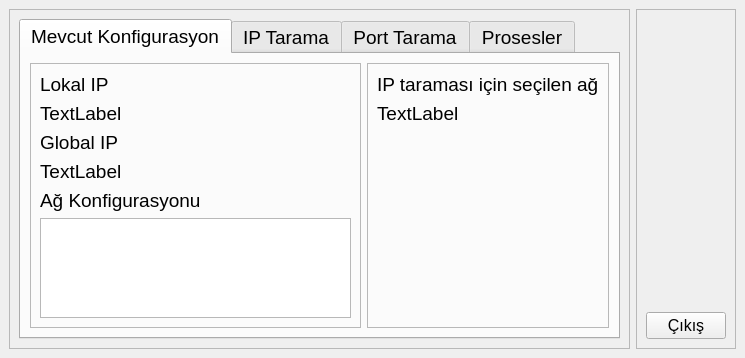
<?xml version="1.0" encoding="UTF-8"?>
<ui version="4.0">
 <class>MainWindow</class>
 <widget class="QMainWindow" name="MainWindow">
  <property name="geometry">
   <rect>
    <x>0</x>
    <y>0</y>
    <width>745</width>
    <height>358</height>
   </rect>
  </property>
  <property name="windowTitle">
   <string>MainWindow</string>
  </property>
  <widget class="QWidget" name="centralwidget">
   <layout class="QHBoxLayout" name="horizontalLayout">
    <item>
     <widget class="QFrame" name="frame">
      <property name="frameShape">
       <enum>QFrame::StyledPanel</enum>
      </property>
      <property name="frameShadow">
       <enum>QFrame::Raised</enum>
      </property>
      <layout class="QHBoxLayout" name="horizontalLayout_2">
       <item>
        <widget class="QTabWidget" name="tabWidget">
         <property name="font">
          <font>
           <pointsize>14</pointsize>
          </font>
         </property>
         <property name="currentIndex">
          <number>0</number>
         </property>
         <widget class="QWidget" name="tab">
          <attribute name="title">
           <string>Mevcut Konfigurasyon</string>
          </attribute>
          <layout class="QHBoxLayout" name="horizontalLayout_3">
           <item>
            <widget class="QFrame" name="frame_3">
             <property name="frameShape">
              <enum>QFrame::StyledPanel</enum>
             </property>
             <property name="frameShadow">
              <enum>QFrame::Raised</enum>
             </property>
             <layout class="QVBoxLayout" name="verticalLayout_2">
              <item>
               <widget class="QLabel" name="label">
                <property name="text">
                 <string>Lokal IP</string>
                </property>
               </widget>
              </item>
              <item>
               <widget class="QLabel" name="label_lokal_ip">
                <property name="text">
                 <string>TextLabel</string>
                </property>
               </widget>
              </item>
              <item>
               <widget class="QLabel" name="label_3">
                <property name="text">
                 <string>Global IP</string>
                </property>
               </widget>
              </item>
              <item>
               <widget class="QLabel" name="label_global_ip">
                <property name="text">
                 <string>TextLabel</string>
                </property>
               </widget>
              </item>
              <item>
               <widget class="QLabel" name="label_5">
                <property name="text">
                 <string>Ağ Konfigurasyonu</string>
                </property>
               </widget>
              </item>
              <item>
               <widget class="QListWidget" name="listWidget_network"/>
              </item>
             </layout>
            </widget>
           </item>
           <item>
            <widget class="QFrame" name="frame_4">
             <property name="frameShape">
              <enum>QFrame::StyledPanel</enum>
             </property>
             <property name="frameShadow">
              <enum>QFrame::Raised</enum>
             </property>
             <layout class="QVBoxLayout" name="verticalLayout_3">
              <item>
               <widget class="QLabel" name="label_6">
                <property name="text">
                 <string>IP taraması için seçilen ağ</string>
                </property>
               </widget>
              </item>
              <item>
               <widget class="QLabel" name="label_secilen_network">
                <property name="text">
                 <string>TextLabel</string>
                </property>
               </widget>
              </item>
              <item>
               <spacer name="verticalSpacer_2">
                <property name="orientation">
                 <enum>Qt::Vertical</enum>
                </property>
                <property name="sizeHint" stdset="0">
                 <size>
                  <width>20</width>
                  <height>40</height>
                 </size>
                </property>
               </spacer>
              </item>
             </layout>
            </widget>
           </item>
          </layout>
         </widget>
         <widget class="QWidget" name="tab_2">
          <attribute name="title">
           <string>IP Tarama</string>
          </attribute>
          <layout class="QHBoxLayout" name="horizontalLayout_4">
           <item>
            <widget class="QFrame" name="frame_5">
             <property name="frameShape">
              <enum>QFrame::StyledPanel</enum>
             </property>
             <property name="frameShadow">
              <enum>QFrame::Raised</enum>
             </property>
             <layout class="QVBoxLayout" name="verticalLayout_4">
              <item>
               <widget class="QLabel" name="label_2">
                <property name="text">
                 <string>Taranan IP</string>
                </property>
               </widget>
              </item>
              <item>
               <widget class="QLabel" name="label_taranan_IP">
                <property name="text">
                 <string>TextLabel</string>
                </property>
               </widget>
              </item>
              <item>
               <widget class="Line" name="line">
                <property name="orientation">
                 <enum>Qt::Horizontal</enum>
                </property>
               </widget>
              </item>
              <item>
               <widget class="QProgressBar" name="progressBar_ip">
                <property name="value">
                 <number>0</number>
                </property>
               </widget>
              </item>
              <item>
               <widget class="Line" name="line_2">
                <property name="orientation">
                 <enum>Qt::Horizontal</enum>
                </property>
               </widget>
              </item>
              <item>
               <widget class="QPushButton" name="pushButton_ping">
                <property name="text">
                 <string>Ping Taraması</string>
                </property>
               </widget>
              </item>
              <item>
               <widget class="QPushButton" name="pushButton_arp">
                <property name="text">
                 <string>ARP Taraması</string>
                </property>
               </widget>
              </item>
              <item>
               <spacer name="verticalSpacer_3">
                <property name="orientation">
                 <enum>Qt::Vertical</enum>
                </property>
                <property name="sizeHint" stdset="0">
                 <size>
                  <width>20</width>
                  <height>40</height>
                 </size>
                </property>
               </spacer>
              </item>
             </layout>
            </widget>
           </item>
           <item>
            <widget class="QFrame" name="frame_6">
             <property name="frameShape">
              <enum>QFrame::StyledPanel</enum>
             </property>
             <property name="frameShadow">
              <enum>QFrame::Raised</enum>
             </property>
             <layout class="QHBoxLayout" name="horizontalLayout_5">
              <item>
               <widget class="QListWidget" name="listWidget_ip"/>
              </item>
             </layout>
            </widget>
           </item>
          </layout>
         </widget>
         <widget class="QWidget" name="tab_3">
          <attribute name="title">
           <string>Port Tarama</string>
          </attribute>
          <layout class="QHBoxLayout" name="horizontalLayout_6">
           <item>
            <widget class="QFrame" name="frame_7">
             <property name="frameShape">
              <enum>QFrame::StyledPanel</enum>
             </property>
             <property name="frameShadow">
              <enum>QFrame::Raised</enum>
             </property>
             <layout class="QVBoxLayout" name="verticalLayout_5">
              <item>
               <widget class="QLabel" name="label_7">
                <property name="text">
                 <string>Taranacak IP</string>
                </property>
               </widget>
              </item>
              <item>
               <widget class="QLabel" name="label_taranacak_IP">
                <property name="text">
                 <string>TextLabel</string>
                </property>
               </widget>
              </item>
              <item>
               <widget class="QLabel" name="label_4">
                <property name="text">
                 <string>Taranan Port</string>
                </property>
               </widget>
              </item>
              <item>
               <widget class="QLabel" name="label_taranan_Port">
                <property name="text">
                 <string>TextLabel</string>
                </property>
               </widget>
              </item>
              <item>
               <widget class="Line" name="line_3">
                <property name="orientation">
                 <enum>Qt::Horizontal</enum>
                </property>
               </widget>
              </item>
              <item>
               <widget class="QProgressBar" name="progressBar_port">
                <property name="value">
                 <number>24</number>
                </property>
               </widget>
              </item>
              <item>
               <widget class="Line" name="line_4">
                <property name="orientation">
                 <enum>Qt::Horizontal</enum>
                </property>
               </widget>
              </item>
              <item>
               <layout class="QHBoxLayout" name="horizontalLayout_8">
                <item>
                 <widget class="QSpinBox" name="spinBox_a">
                  <property name="minimum">
                   <number>1</number>
                  </property>
                  <property name="maximum">
                   <number>65535</number>
                  </property>
                 </widget>
                </item>
                <item>
                 <widget class="QSpinBox" name="spinBox_b">
                  <property name="minimum">
                   <number>2</number>
                  </property>
                  <property name="maximum">
                   <number>65535</number>
                  </property>
                 </widget>
                </item>
               </layout>
              </item>
              <item>
               <widget class="QPushButton" name="pushButton_port">
                <property name="text">
                 <string>Port Taraması</string>
                </property>
               </widget>
              </item>
              <item>
               <spacer name="verticalSpacer_4">
                <property name="orientation">
                 <enum>Qt::Vertical</enum>
                </property>
                <property name="sizeHint" stdset="0">
                 <size>
                  <width>20</width>
                  <height>40</height>
                 </size>
                </property>
               </spacer>
              </item>
             </layout>
            </widget>
           </item>
           <item>
            <widget class="QFrame" name="frame_8">
             <property name="frameShape">
              <enum>QFrame::StyledPanel</enum>
             </property>
             <property name="frameShadow">
              <enum>QFrame::Raised</enum>
             </property>
             <layout class="QHBoxLayout" name="horizontalLayout_7">
              <item>
               <widget class="QListWidget" name="listWidget_acik_port"/>
              </item>
             </layout>
            </widget>
           </item>
          </layout>
         </widget>
         <widget class="QWidget" name="tab_4">
          <attribute name="title">
           <string>Prosesler</string>
          </attribute>
          <layout class="QHBoxLayout" name="horizontalLayout_9">
           <item>
            <widget class="QFrame" name="frame_9">
             <property name="frameShape">
              <enum>QFrame::StyledPanel</enum>
             </property>
             <property name="frameShadow">
              <enum>QFrame::Raised</enum>
             </property>
             <layout class="QHBoxLayout" name="horizontalLayout_10">
              <item>
               <widget class="QTableWidget" name="tableWidget_proses"/>
              </item>
             </layout>
            </widget>
           </item>
          </layout>
         </widget>
        </widget>
       </item>
      </layout>
     </widget>
    </item>
    <item>
     <widget class="QFrame" name="frame_2">
      <property name="frameShape">
       <enum>QFrame::StyledPanel</enum>
      </property>
      <property name="frameShadow">
       <enum>QFrame::Raised</enum>
      </property>
      <layout class="QVBoxLayout" name="verticalLayout">
       <item>
        <spacer name="verticalSpacer">
         <property name="orientation">
          <enum>Qt::Vertical</enum>
         </property>
         <property name="sizeHint" stdset="0">
          <size>
           <width>20</width>
           <height>40</height>
          </size>
         </property>
        </spacer>
       </item>
       <item>
        <widget class="QPushButton" name="pushButton_cikis">
         <property name="font">
          <font>
           <pointsize>12</pointsize>
          </font>
         </property>
         <property name="text">
          <string>Çıkış</string>
         </property>
        </widget>
       </item>
      </layout>
     </widget>
    </item>
   </layout>
  </widget>
 </widget>
 <resources/>
 <connections/>
</ui>
